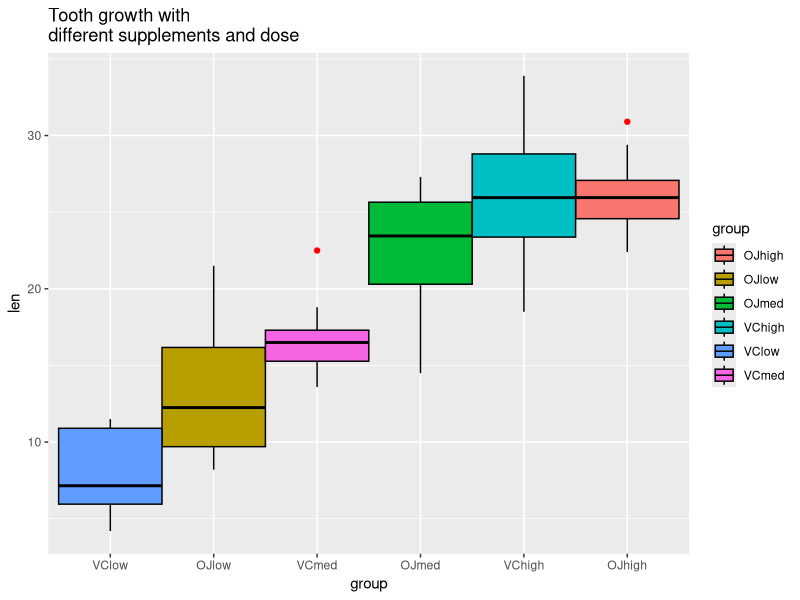
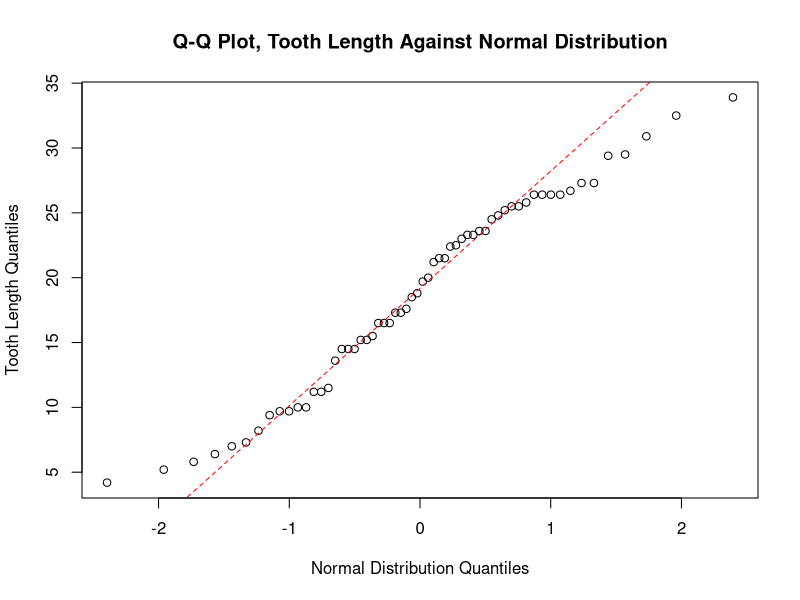

Here is the R script that generated these plots, in order:
## ---- chunk 1
library(knitr)
opts_knit$set(fig.keep='high', fig.path='figures/', dev='png',
              warning=FALSE, message=FALSE)
require(ggplot2)
require(reshape2)
setwd("F:/2014/Coursera/Data Science/Inference/Week 3/Peer/.Rmds/Ex1")
## ---- chunk 2
data(ToothGrowth) # loads the dataset
str(ToothGrowth)
ToothGrowth$dose <- factor(ToothGrowth$dose, levels=c(0.5,1.0,2.0), labels=c("low","med","high")) #fix dose to a factor
str(ToothGrowth)
## ---- chunk 3
ToothGrowth$group<-paste(ToothGrowth$supp,ToothGrowth$dose,sep="")
ggplot(ToothGrowth,aes(y=len, x=group, fill=group)) +
ggtitle("Tooth growth with\ndifferent supplements and dose") + 
geom_boxplot(width=1, outlier.colour="red",notch = FALSE,notchwidth = .5,alpha = 1, colour = "black") +
scale_x_discrete(limits=c("VClow","OJlow","VCmed","OJmed","VChigh","OJhigh"))
## ---- chunk 4
ToothGrowth$id<-rep(1:10,6)
tg<-acast(ToothGrowth, group~id, value.var="len")
tgmean<-apply(tg, 1, mean)      #means        
tgsd<-apply(tg, 1, sd)          #std-deviations
ul<-tgmean+tgsd*1.96/sqrt(10) #upper limit 
ll<-tgmean-tgsd*1.96/sqrt(10) #lower limit 
## ---- chunk 5
with(ToothGrowth, tapply(len, list(supp,dose), mean))
## ---- chunk 6
with(ToothGrowth, tapply(len, list(supp,dose), var))
## ---- chunk 7
qqnorm(ToothGrowth$len, main="Q-Q Plot, Tooth Length Against Normal Distribution", ylab="Tooth Length Quantiles", xlab="Normal Distribution Quantiles")
qqline(ToothGrowth$len, col = "red",lwd=1,lty=2)
## ---- chunk 8
td051all<-t.test(len ~ dose, subset= (dose=="low" | dose == "med"),  data = ToothGrowth)
td051oj<-t.test(len ~ dose, subset= ((dose=="low" | dose == "med")& supp=="OJ"), data = ToothGrowth)
td051vc<-t.test(len ~ dose, subset= ((dose=="low" | dose == "med")& supp=="VC"), data = ToothGrowth)
td12all<-t.test(len ~ dose, subset= (dose=="med" | dose == "high"), data = ToothGrowth)
td12oj<-t.test(len ~ dose,subset= ((dose=="med" | dose == "high")& supp=="OJ"), data = ToothGrowth)
td12vc<-t.test(len ~ dose, subset= ((dose=="med" | dose == "high")& supp=="VC"), data = ToothGrowth)
